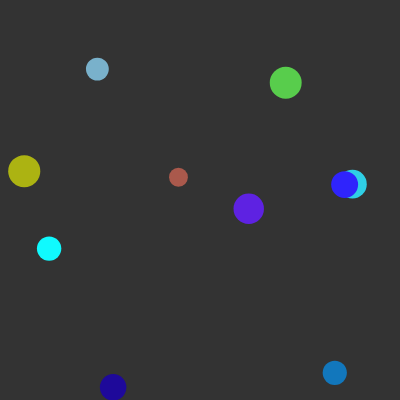
Frame 1 (no input)
Frame 60 (no input): identical to frame 1, image omitted
Frame 120 (the mouse pressed at the canvas centre since frame 60): identical to frame 1, image omitted

The p5.js sketch that drew this single still picture (run headless with seeded random() and noise() and a simulated clock; from frame 60 on, the mouse is pressed at the canvas centre):

// p5.js sketch
// ── sketch.js
const G = 6.67e-11
const SCALE = 0.001

// Array to store particles
let particles = []

function setup() {
  createCanvas(400, 400)

  // Loop and create each particles
  for (let i = 0; i < 10; i++) {
    let x = random(0, width)
    let y = random(0, height)
    let mass = random(2e8, 1e9)

    // Add the new particle to the list
    particles.push(new Particle(x, y, mass))
  }
}

function draw() {
  // Set the background of the canvas to a dark gray
  background(51, 51, 51)

  // Loop all particles twice
  for (const particleA of particles)
    for (const particleB of particles)
      if (particleA !== particleB) particleA.physics(particleB)

  // Loop particles again
  for (const particle of particles) {
    // Update the particle with the new acceleration and velocity
    particle.update()
    // Draw the particle on the canvas
    particle.draw()
  }
}

// ── particle.js
class Particle {
  constructor(x, y, mass) {
    this.position = createVector(x, y)
    this.acceleration = createVector(0, 0)
    this.velocity = createVector(0, 0)
    this.mass = mass

    // radius = (mass / π) ** 0.5
    this.radius = Math.sqrt(this.mass / PI) * SCALE
    // set random color for particle
    this.color = color(random(0, 255), random(0, 255), random(0, 255))
  }

  draw() {
    // Remove outline
    noStroke()
    // Set fill to particles color
    fill(this.color)
    // Draw particle
    ellipse(this.position.x, this.position.y, this.radius * 2)
  }

  applyForce(force) {
    // acceleration = force / mass
    this.acceleration.add(p5.Vector.div(force, this.mass))
  }

  physics(particle) {
    // Don't apply to self
    if (this === particle) return

    // mass1 * mass2
    let mass = this.mass * particle.mass
    // radius1 + radius2
    let radius = this.radius + particle.radius
    // Distance between particles
    let distance = this.position.dist(particle.position)

    // Don't apply if particles are touching
    if (distance <= radius) return

    // force = G * mass1 * mass2 / distance ** 2
    let force = p5.Vector.sub(this.position, particle.position)
      .setMag(G * mass  / (distance ** 2))

    // Apply the force
    particle.applyForce(force)
  }

  update() {
    // Update particle
  }
}
